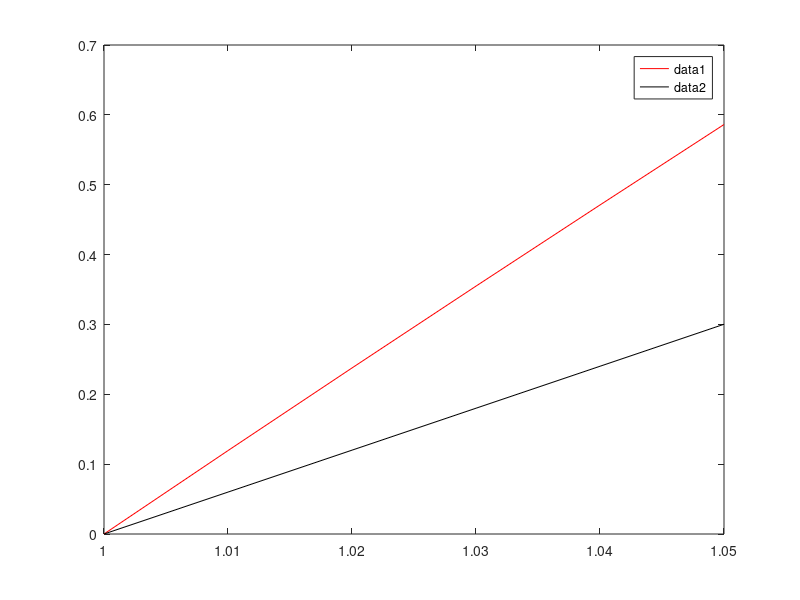

MATLAB code to generate this figure:


x= 1:0.01:1.05;

for i = 1 :length(x)
s1(i)= (2+(2/x(i)))*(x(i)*x(i)-(1/x(i)));
s2(i)= (2)*(x(i)*x(i)-(1/x(i)));

% 
% p(i)= ((2+(2/x(i)))*(x(i)*x(i)-(1/x(i))))/x(i);
end

plot(x,s1,'r-')

hold on

plot(x,s2,'k-')
legend